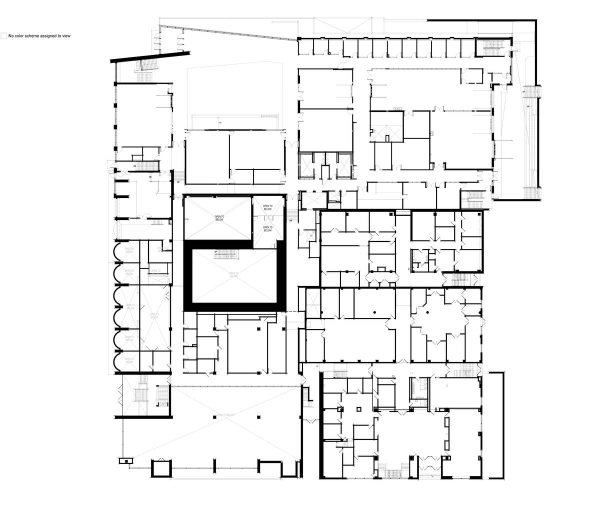
#> input picture floor_plans_resized/floor1/floor1.jpg, 1200 x 1025 px (shown at 1/2 size)
$ python draw_borders.py floor1/floor1.jpg
#> lines starting #> are read from the running program, lines starting #| are printed output that depends on the picture; after the words box and inside, x2 and y2 are one past the last pixel; in counts of white or black regions, pixels touching at a corner belong together
#!/usr/bin/env python3
"""
Highlight wall boundaries on a floor plan image.

Detects dark pixels (walls) in the floor plan and recolors them red,
making it easier to see where walls are vs open space.

Usage:
    ~/isaacsim/python.sh floor_plans_resized/draw_borders.py floor_plans_resized/floor1/floor1.jpg

    # Process all images in a folder:
    ~/isaacsim/python.sh floor_plans_resized/draw_borders.py floor_plans_resized/floor1/

Output:
    <filename>_borders.jpg for each input image
"""

import os
import sys

import matplotlib
matplotlib.use("Agg")
import numpy as np
from PIL import Image


def highlight_walls(image_path, output_path=None, threshold=80):
    """
    Replace dark pixels (walls) with red, keep everything else.

    Args:
        image_path: Path to the floor plan image.
        output_path: Where to save. Defaults to <name>_borders.jpg.
        threshold: Pixels darker than this (0-255) are considered walls.
    """
#> called with image_path = 'floor1/floor1.jpg', threshold = 80
    img = Image.open(image_path).convert("RGB")
#> img is the input picture: PIL image 1200x1025 RGB; mean R, G, B 239.3, 239.3, 239.3
    pixels = np.array(img)

    # A pixel is a "wall" if all three channels (R, G, B) are below the threshold
    # This catches black and dark gray lines
    is_wall = np.all(pixels < threshold, axis=2)
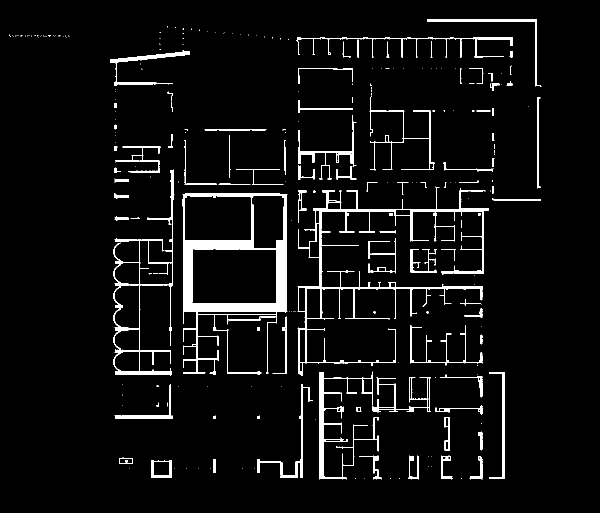
#> is_wall: shape (1025, 1200) bool (shown at 1/2 size); 4.8% white; 271 white regions (180 under 20 px), largest, box (x1, y1, x2, y2) and area: (365, 387, 575, 749) 15119, (595, 373, 978, 752) 10348, (227, 339, 349, 751) 4447

    # Copy the image and recolor walls to red
    result = pixels.copy()
    result[is_wall] = [255, 0, 0]  # Red
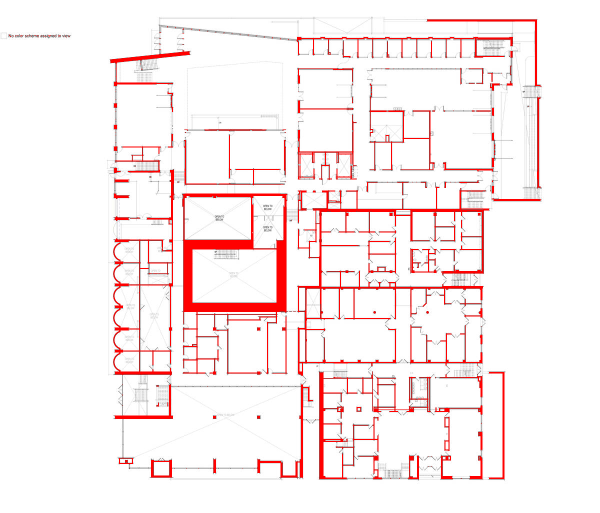
#> result: shape (1025, 1200, 3) (shown at 1/2 size); 4.75% of pixels changed, all inside (x1, y1, x2, y2) = (18, 39, 1083, 959)

    if output_path is None:
        base, ext = os.path.splitext(image_path)
        output_path = base + "_borders.jpg"

    out_img = Image.fromarray(result)
    out_img.save(output_path, quality=95)
    print(f"Saved: {output_path}")


def main():
    if len(sys.argv) < 2:
        print("Usage: ~/isaacsim/python.sh draw_borders.py <image_or_folder>")
        sys.exit(1)

    target = sys.argv[1]

    if os.path.isdir(target):
        # Process all jpg files in the folder
        for filename in sorted(os.listdir(target)):
            if filename.lower().endswith(".jpg") and "_borders" not in filename and "_mapped" not in filename and "_grid" not in filename:
                filepath = os.path.join(target, filename)
                highlight_walls(filepath)
    elif os.path.isfile(target):
        highlight_walls(target)
    else:
        print(f"Not found: {target}")
        sys.exit(1)


if __name__ == "__main__":
    main()

$ run again, with floor_plans_resized/floor1/tile_r0_c0.jpg copied over floor_plans_resized/floor1/floor1.jpg
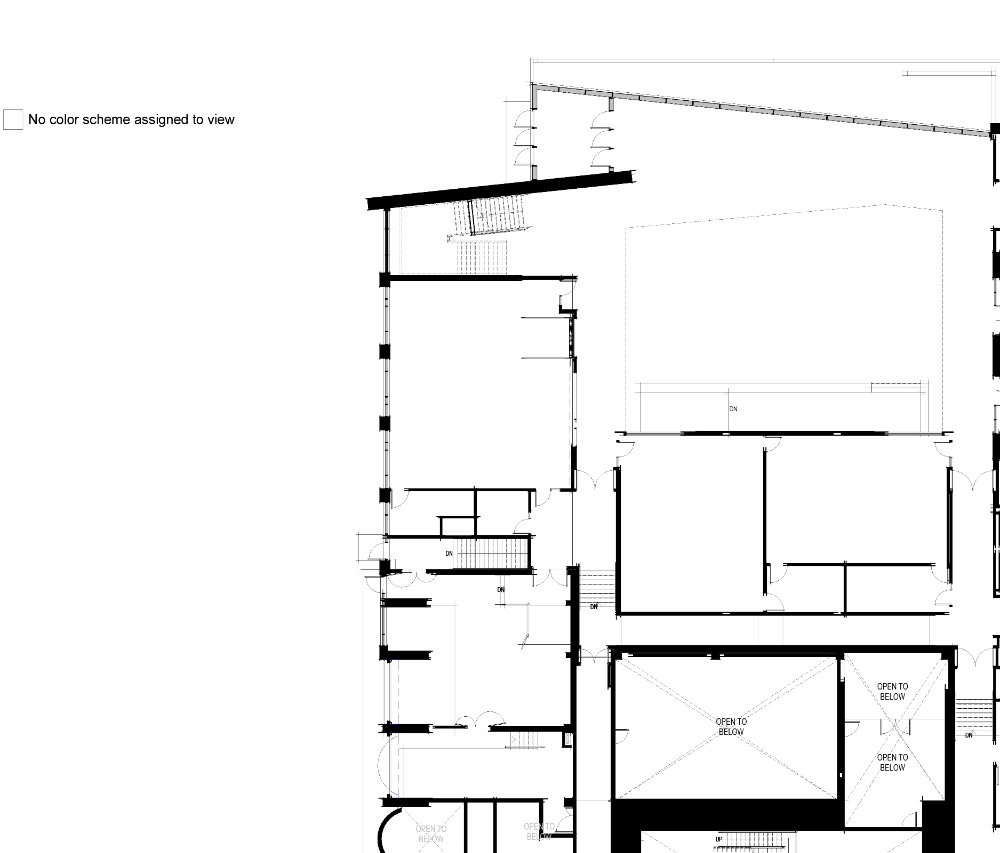
#> input picture floor_plans_resized/floor1/tile_r0_c0.jpg, 1000 x 853 px
#> in highlight_walls, img is the input picture: PIL image 1000x853 RGB; mean R, G, B 241.5, 241.5, 241.5
#> in highlight_walls, `is_wall = np.all(pixels < threshold, axis=2)`:
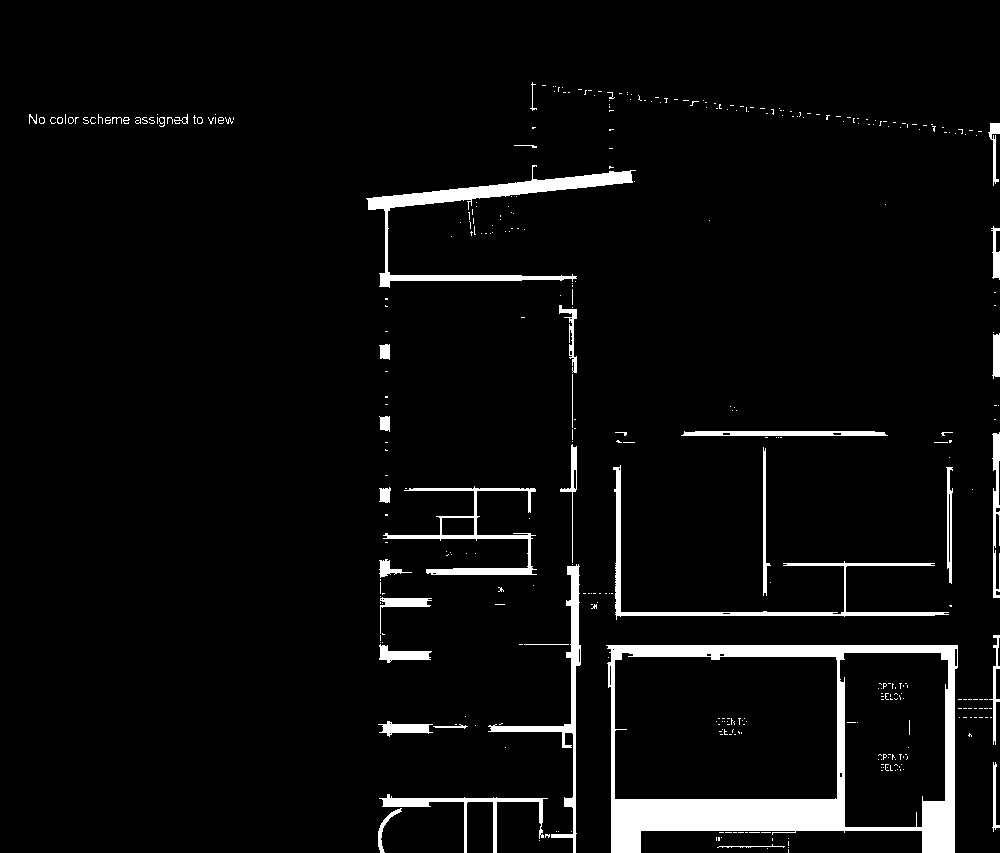
#> is_wall: shape (853, 1000) bool; 4.6% white; 390 white regions (347 under 20 px), largest, box (x1, y1, x2, y2) and area: (606, 645, 958, 853) 17047, (366, 165, 636, 288) 4651, (613, 465, 949, 620) 2621
#> in highlight_walls, `result[is_wall] = [255, 0, 0]`:
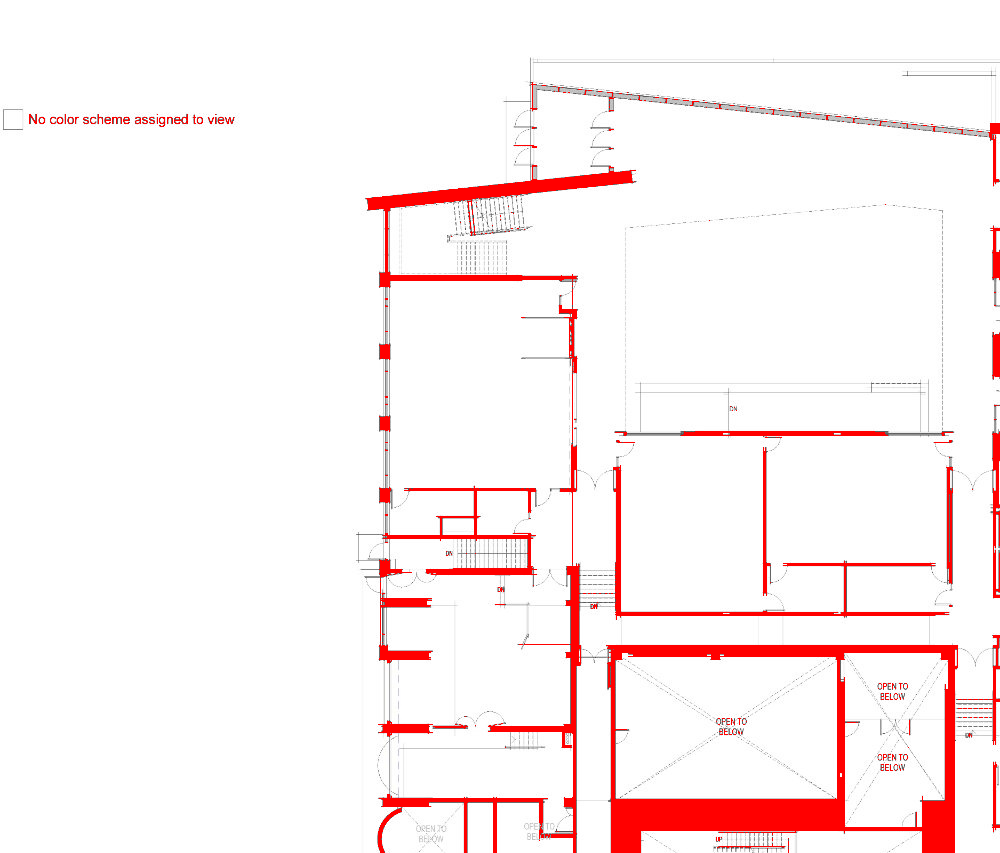
#> result: shape (853, 1000, 3); 4.61% of pixels changed, all inside (x1, y1, x2, y2) = (29, 82, 1000, 853)

$ run again, with floor_plans_resized/floor1/tile_r0_c1.jpg copied over floor_plans_resized/floor1/floor1.jpg
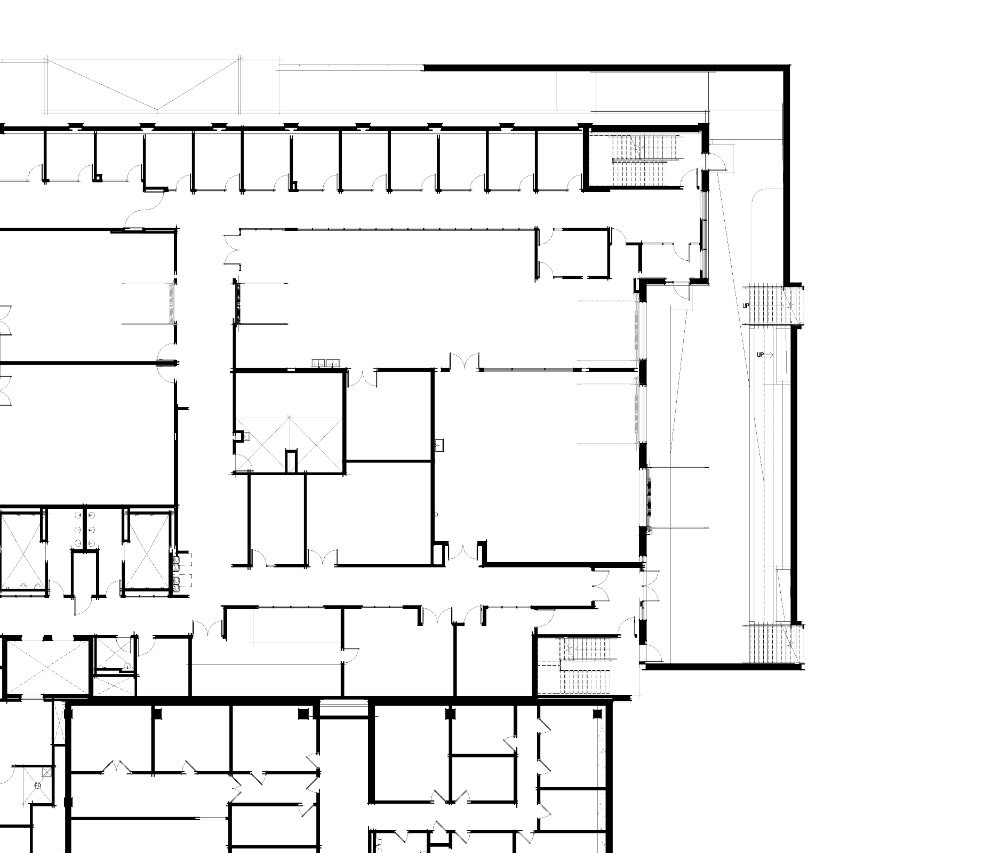
#> input picture floor_plans_resized/floor1/tile_r0_c1.jpg, 1000 x 853 px
#> in highlight_walls, img is the input picture: PIL image 1000x853 RGB; min 0, max 255, mean 238.8
#> in highlight_walls, `is_wall = np.all(pixels < threshold, axis=2)`:
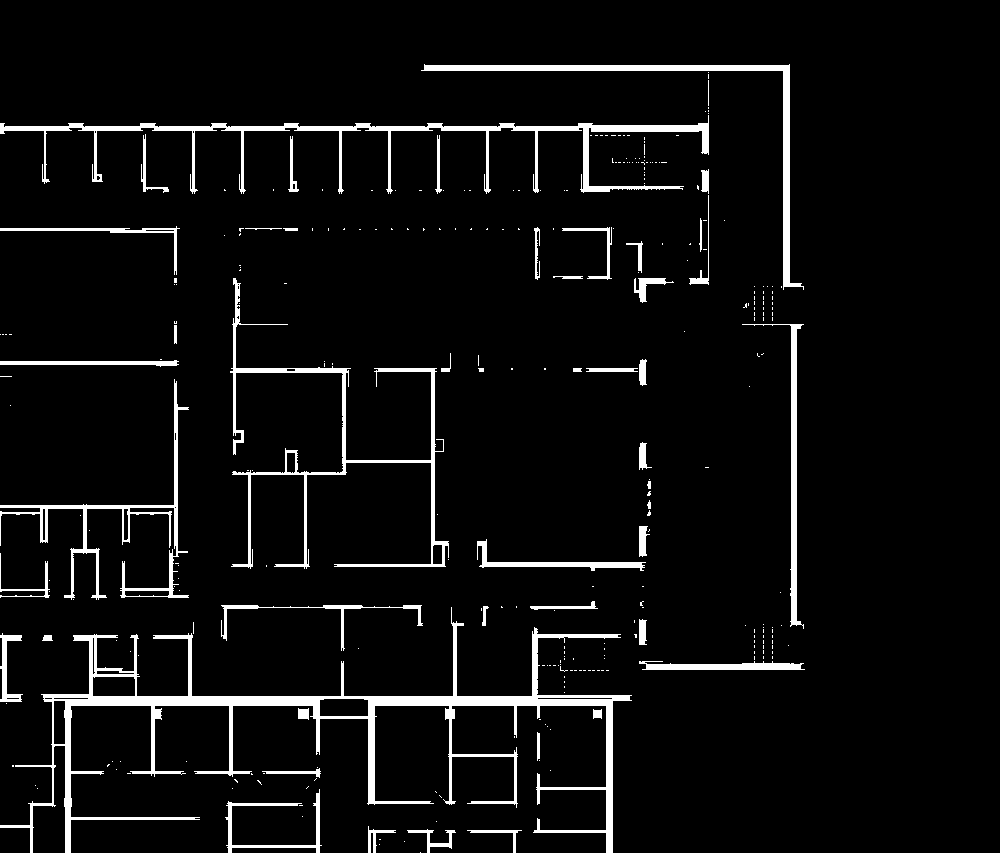
#> is_wall: shape (853, 1000) bool; 5.4% white; 309 white regions (260 under 20 px), largest, box (x1, y1, x2, y2) and area: (0, 607, 632, 853) 14676, (0, 115, 709, 194) 6413, (230, 278, 449, 569) 4595
#> in highlight_walls, `result[is_wall] = [255, 0, 0]`:
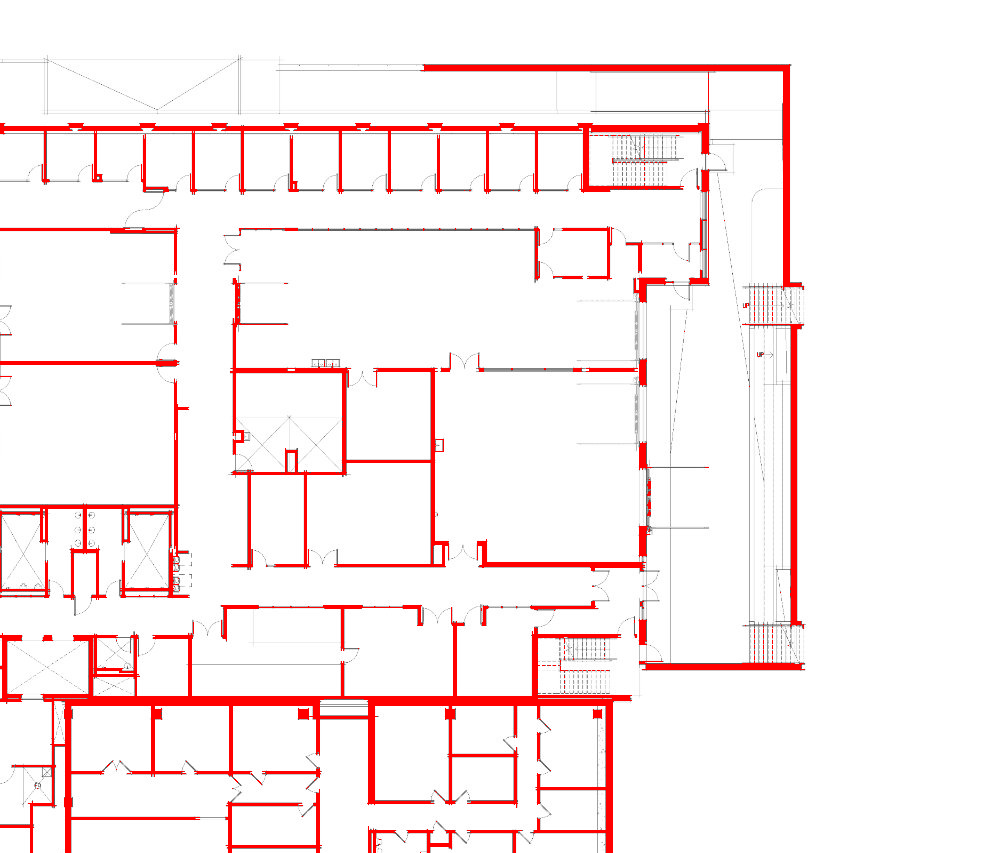
#> result: shape (853, 1000, 3); 5.42% of pixels changed, all inside (x1, y1, x2, y2) = (0, 64, 805, 853)
